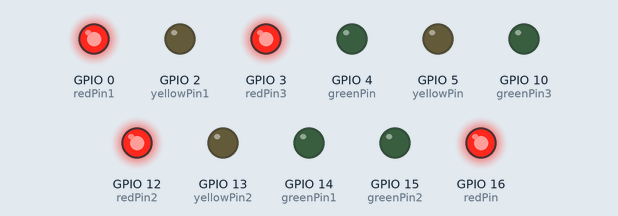
Simulated run of this sketch. Board: ESP8266 (NodeMCU). Shown: output pins drawn as LEDs (lit = HIGH). WiFi joins after 1.5 s; servers stay silent unless stated; uploads are accepted with an empty reply; what the sketch prints to the serial monitor is not drawn.

Above: at 0.1 s.
At 2.8 s:
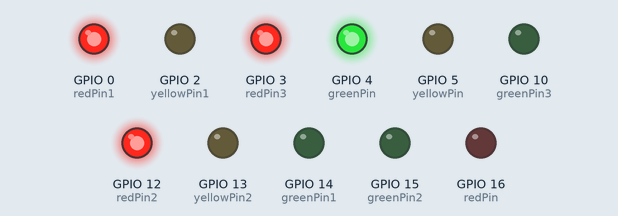
At 9.1 s:
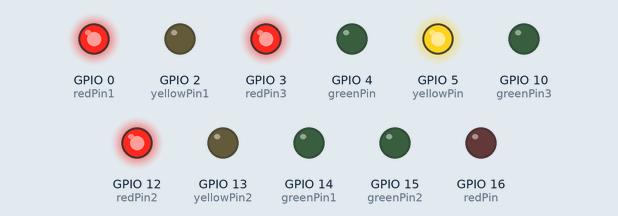
At 13.6 s:
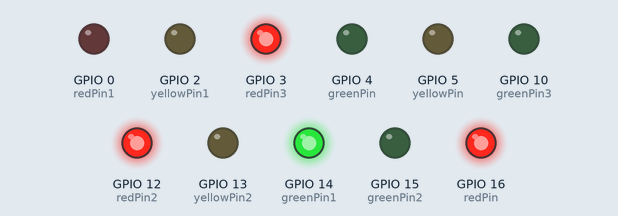
At 19.9 s:
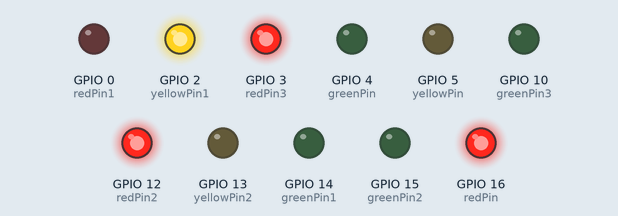
At 35.2 s:
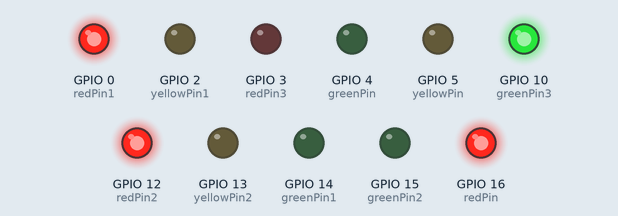
Timing chart, 0 to 36.7 s (numbered marks = the images above):
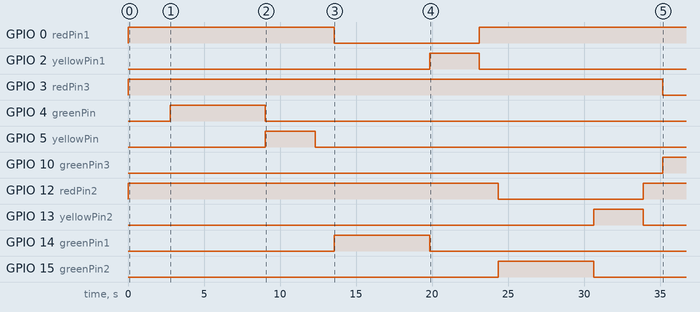

The sketch:

demo.ino
```cpp
#include <ESP8266WiFi.h>
 const char* ssid = "Ozone_Jio";
const char* password = "endlessjio";

const char* host="lifemace.xyz";
WiFiClient client;
  const int httpPort=80;

int value = LOW;
int greenPin = 4; // GPIO4 D2
int redPin = 16; // GPIO16 D0
int yellowPin = 5; // GPIO5 D1
int redPin1 = 0; // GPIO0 D3
int yellowPin1 = 2; // GPIO2 D4
int greenPin1 = 14; // GPIO14 D5
int redPin2 = 12; // GPIO12 D6
int yellowPin2 = 13; // GPIO13 D7
int greenPin2 = 15; // GPIO15 D8
int redPin3 = 3; // GPIO12 D9
int greenPin3 = 10; // GPIO15 D12


void setup()
{
Serial.begin(115200);
  Serial.println("begin");
  delay(10);
 value = LOW;
 pinMode(greenPin, OUTPUT);
  pinMode(redPin, OUTPUT);
  pinMode(yellowPin, OUTPUT);
  pinMode(greenPin1, OUTPUT);
  pinMode(redPin1, OUTPUT);
  pinMode(yellowPin1, OUTPUT);
  pinMode(greenPin2, OUTPUT);
  pinMode(redPin2, OUTPUT);
  pinMode(yellowPin2, OUTPUT);
  pinMode(redPin3, OUTPUT);
  pinMode(greenPin3, OUTPUT);
  digitalWrite(redPin, HIGH);
  digitalWrite(redPin1, HIGH);
  digitalWrite(redPin2, HIGH);
  digitalWrite(redPin3, HIGH);

  //delay(3000);

  Serial.println();
  Serial.print("Connecting to ");
  Serial.println(ssid);

  WiFi.begin(ssid, password);

  while (WiFi.status() != WL_CONNECTED) {
    delay(500);
    Serial.print(".");
  }
  Serial.println("");
  Serial.println("WiFi connected");


}
void loop()
{
  WiFiClient client;
  const int httpPort=80;
  if (!client.connect(host,httpPort) ){
    Serial.println("connection failed");
    return;
  }
  Serial.println("begin65156");
  String url="/light.php?id=T1";String line;
  client.print(String("GET ")+url+" HTTP/1.1\r\n"+"Host: "+host+"\r\n"+"Connection: close\r\n\r\n");

  while(client.available())
  {

    line=client.readStringUntil('\r');
    line.trim();
    if(line == "LOW")
    {
      value=LOW;
    Serial.print(line);
    }
    if(line == "HIGH")
    {
      value=HIGH;
    Serial.print(line);
    }


  }
  Serial.println("");
if(value == LOW)
 {
  //traffic 0
  digitalWrite(greenPin, HIGH);
  digitalWrite(redPin, LOW);
  digitalWrite(yellowPin, LOW);
  if (!client.connect(host,httpPort) ){
    Serial.println("connection failed");
    return;
  }
  client.print(String("GET ")+url+" HTTP/1.1\r\n"+"Host: "+host+"\r\n"+"Connection: close\r\n\r\n");

  while(client.available())
  {

    line=client.readStringUntil('\r');
    line.trim();
    if(line == "LOW")
    {
      value=LOW;
    Serial.print(line);
    }
    if(line == "HIGH")
    {
      value=HIGH;
    Serial.print(line);
    goto emer;
    }
  }
  delay(5000);
  digitalWrite(greenPin, LOW);
  digitalWrite(redPin, LOW);
  digitalWrite(yellowPin, HIGH);
  if (!client.connect(host,httpPort) ){
    Serial.println("connection failed");
    return;
  }
  client.print(String("GET ")+url+" HTTP/1.1\r\n"+"Host: "+host+"\r\n"+"Connection: close\r\n\r\n");

  while(client.available())
  {

    line=client.readStringUntil('\r');
    line.trim();
    if(line == "LOW")
    {
      value=LOW;
    Serial.print(line);
    }
    if(line == "HIGH")
    {
      value=HIGH;
    Serial.print(line);
    goto emer;
    }
  }
  delay(2000);
  digitalWrite(greenPin, LOW);
  digitalWrite(redPin, HIGH);
  digitalWrite(yellowPin, LOW);
  if (!client.connect(host,httpPort) ){
    Serial.println("connection failed");
    return;
  }
  client.print(String("GET ")+url+" HTTP/1.1\r\n"+"Host: "+host+"\r\n"+"Connection: close\r\n\r\n");

  while(client.available())
  {

    line=client.readStringUntil('\r');
    line.trim();
    if(line == "LOW")
    {
      value=LOW;
    Serial.print(line);
    }
    if(line == "HIGH")
    {
      value=HIGH;
    Serial.print(line);goto emer;
    }
  }
 // delay(5000);
  //traffic 2
  digitalWrite(greenPin1, HIGH);
  digitalWrite(redPin1, LOW);
  digitalWrite(yellowPin1, LOW);
  if (!client.connect(host,httpPort) ){
    Serial.println("connection failed");
    return;
  }
  client.print(String("GET ")+url+" HTTP/1.1\r\n"+"Host: "+host+"\r\n"+"Connection: close\r\n\r\n");

  while(client.available())
  {

    line=client.readStringUntil('\r');
    line.trim();
    if(line == "LOW")
    {
      value=LOW;
    Serial.print(line);
    }
    if(line == "HIGH")
    {
      value=HIGH;
    Serial.print(line);
    goto emer;
    }
  }
  delay(5000);
  digitalWrite(greenPin1, LOW);
  digitalWrite(redPin1, LOW);
  digitalWrite(yellowPin1, HIGH);
  if (!client.connect(host,httpPort) ){
    Serial.println("connection failed");
    return;
  }
  client.print(String("GET ")+url+" HTTP/1.1\r\n"+"Host: "+host+"\r\n"+"Connection: close\r\n\r\n");

  while(client.available())
  {

    line=client.readStringUntil('\r');
    line.trim();
    if(line == "LOW")
    {
      value=LOW;
    Serial.print(line);
    }
    if(line == "HIGH")
    {
      value=HIGH;
    Serial.print(line);
    goto emer;
    }
  }
  delay(2000);
  digitalWrite(greenPin1, LOW);
  digitalWrite(redPin1, HIGH);
  digitalWrite(yellowPin1, LOW);
  if (!client.connect(host,httpPort) ){
    Serial.println("connection failed");
    return;
  }
  client.print(String("GET ")+url+" HTTP/1.1\r\n"+"Host: "+host+"\r\n"+"Connection: close\r\n\r\n");

  while(client.available())
  {

    line=client.readStringUntil('\r');
    line.trim();
    if(line == "LOW")
    {
      value=LOW;
    Serial.print(line);
    }
    if(line == "HIGH")
    {
      value=HIGH;
    Serial.print(line);goto emer;
    }
  }
 // delay(5000);
  //traffic 3
  digitalWrite(greenPin2, HIGH);
  digitalWrite(redPin2, LOW);
  digitalWrite(yellowPin2, LOW);
  if (!client.connect(host,httpPort) ){
    Serial.println("connection failed");
    return;
  }
  client.print(String("GET ")+url+" HTTP/1.1\r\n"+"Host: "+host+"\r\n"+"Connection: close\r\n\r\n");

  while(client.available())
  {

    line=client.readStringUntil('\r');
    line.trim();
    if(line == "LOW")
    {
      value=LOW;
    Serial.print(line);
    }
    if(line == "HIGH")
    {
      value=HIGH;
    Serial.print(line);
    goto emer;
    }
  }
  delay(5000);
  digitalWrite(greenPin2, LOW);
  digitalWrite(redPin2, LOW);
  digitalWrite(yellowPin2, HIGH);
  if (!client.connect(host,httpPort) ){
    Serial.println("connection failed");
    return;
  }
  client.print(String("GET ")+url+" HTTP/1.1\r\n"+"Host: "+host+"\r\n"+"Connection: close\r\n\r\n");

  while(client.available())
  {

    line=client.readStringUntil('\r');
    line.trim();
    if(line == "LOW")
    {
      value=LOW;
    Serial.print(line);
    }
    if(line == "HIGH")
    {
      value=HIGH;
    Serial.print(line);
    goto emer;
    }
  }
  delay(2000);
  digitalWrite(greenPin2, LOW);
  digitalWrite(redPin2, HIGH);
  digitalWrite(yellowPin2, LOW);
  if (!client.connect(host,httpPort) ){
    Serial.println("connection failed");
    return;
  }
  client.print(String("GET ")+url+" HTTP/1.1\r\n"+"Host: "+host+"\r\n"+"Connection: close\r\n\r\n");

  while(client.available())
  {

    line=client.readStringUntil('\r');
    line.trim();
    if(line == "LOW")
    {
      value=LOW;
    Serial.print(line);
    }
    if(line == "HIGH")
    {
      value=HIGH;
    Serial.print(line);goto emer;
    }
  }
 // delay(5000);
 //traffic 4
  digitalWrite(greenPin3, HIGH);
  digitalWrite(redPin3, LOW);
  //digitalWrite(yellowPin3, LOW);
  if (!client.connect(host,httpPort) ){
    Serial.println("connection failed");
    return;
  }
  client.print(String("GET ")+url+" HTTP/1.1\r\n"+"Host: "+host+"\r\n"+"Connection: close\r\n\r\n");

  while(client.available())
  {

    line=client.readStringUntil('\r');
    line.trim();
    if(line == "LOW")
    {
      value=LOW;
    Serial.print(line);
    }
    if(line == "HIGH")
    {
      value=HIGH;
    Serial.print(line);
    goto emer;
    }
  }
  delay(5000);
  digitalWrite(greenPin3, LOW);
  digitalWrite(redPin3, LOW);
  //digitalWrite(yellowPin, HIGH);
  if (!client.connect(host,httpPort) ){
    Serial.println("connection failed");
    return;
  }
  client.print(String("GET ")+url+" HTTP/1.1\r\n"+"Host: "+host+"\r\n"+"Connection: close\r\n\r\n");

  while(client.available())
  {

    line=client.readStringUntil('\r');
    line.trim();
    if(line == "LOW")
    {
      value=LOW;
    Serial.print(line);
    }
    if(line == "HIGH")
    {
      value=HIGH;
    Serial.print(line);
    goto emer;
    }
  }
  delay(2000);
  digitalWrite(greenPin3, LOW);
  digitalWrite(redPin3, HIGH);
  //digitalWrite(yellowPin, LOW);
  if (!client.connect(host,httpPort) ){
    Serial.println("connection failed");
    return;
  }
  client.print(String("GET ")+url+" HTTP/1.1\r\n"+"Host: "+host+"\r\n"+"Connection: close\r\n\r\n");

  while(client.available())
  {

    line=client.readStringUntil('\r');
    line.trim();
    if(line == "LOW")
    {
      value=LOW;
    Serial.print(line);
    }
    if(line == "HIGH")
    {
      value=HIGH;
    Serial.print(line);goto emer;
    }
  }
 // delay(5000);


}
  if(value==HIGH)
 {
emer:    digitalWrite(greenPin, HIGH);
    digitalWrite(redPin, LOW);
    digitalWrite(yellowPin, LOW);
   //traffic1
    digitalWrite(greenPin1, LOW);
    digitalWrite(redPin1, HIGH);
    digitalWrite(yellowPin1, LOW);

    //traffic2
    digitalWrite(greenPin2, LOW);
    digitalWrite(redPin2, HIGH);
    digitalWrite(yellowPin2, LOW);

    //traffic3
    digitalWrite(greenPin3, LOW);
    digitalWrite(redPin3, HIGH);
    //digitalWrite(yellowPin2, LOW);


 }

}
```

Measured:
- by itself, GPIO 0 (redPin1): HIGH → LOW at 13.6 s, → HIGH 9.5 s later
- by itself, GPIO 2 (yellowPin1): LOW → HIGH at 19.8 s, → LOW 3.3 s later
- by itself, GPIO 3 (redPin3): HIGH → LOW at 35.2 s
- by itself, GPIO 4 (greenPin): LOW → HIGH at 2.8 s, → LOW 6.3 s later
- by itself, GPIO 5 (yellowPin): LOW → HIGH at 9.0 s, → LOW 3.3 s later
- by itself, GPIO 10 (greenPin3): LOW → HIGH at 35.2 s
- by itself, GPIO 12 (redPin2): HIGH → LOW at 24.4 s, → HIGH 9.5 s later
- by itself, GPIO 13 (yellowPin2): LOW → HIGH at 30.6 s, → LOW 3.3 s later
